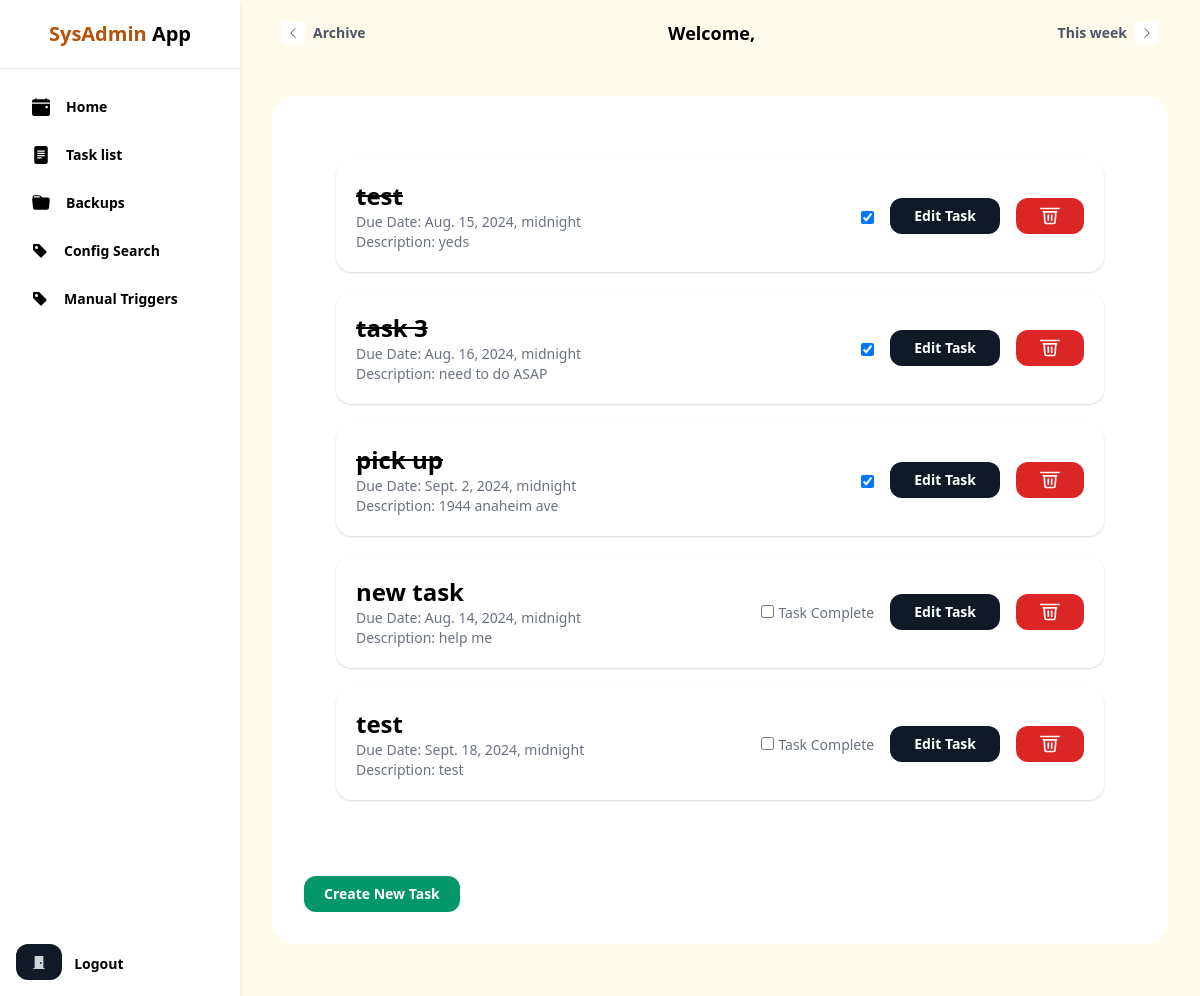
The app's page /dashboard/tasks, older data.
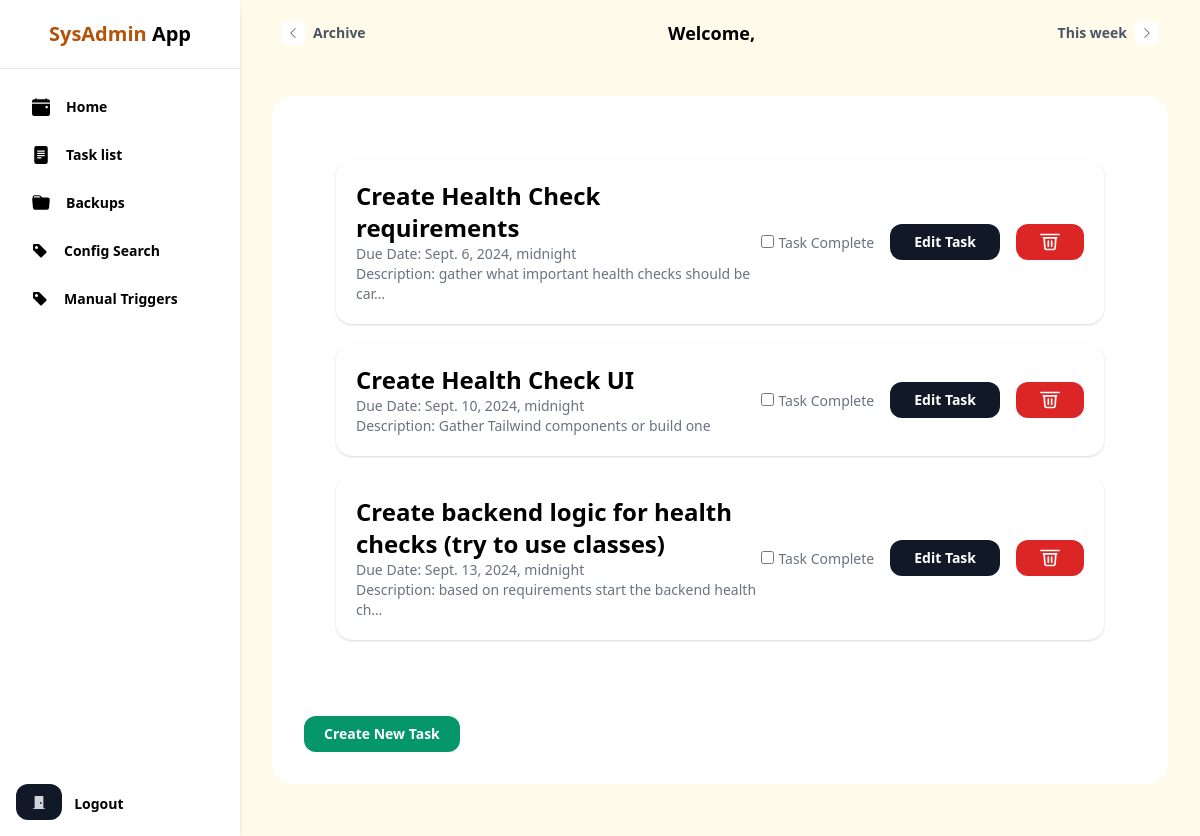
The same page, newer data.
### tasks/models.py (models this page shows, shortened)
class Task(models.Model):
    title = models.CharField(max_length=200)
    description = models.TextField()
    completed = models.BooleanField(default=False)
    due_date = models.DateTimeField(null=True, blank=True)
    created_at = models.DateTimeField(auto_now_add=True)
    updated_at = models.DateTimeField(auto_now=True)
    created_by = models.ForeignKey('auth.User', on_delete=models.CASCADE, default=1)

### tasks/views.py (the view)
# urls.py: path("dashboard/tasks", tasks_view, name="task_list"),
def tasks_view(request):
    tasks = Task.objects.all()
    return render(request, "tasks.html", {"tasks": tasks})

### dashboard/templatetags/custom_filters.py (called while the page is built)
@register.filter
def first_name_from_email(email):
    if email:
        first_part = email.split("@")[0].split(".")[0]
        return first_part.capitalize()
    return ""

### templates/tasks.html (shortened to what this page needs)
{% extends "base.html" %}
{% load static %}
{% block content %}
<div class="bg-white rounded-3xl p-8 mb-5" id="taskListContainer">
  {% for task in tasks %}
  <div
    class="task-container mb-5 p-5 bg-white shadow rounded-2xl flex flex-col md:flex-row items-start md:items-center justify-between"
    data-task-field="container"
    data-task-id="{{ task.id }}"
  >
    <div class="flex-1 mb-4 md:mb-0">
      {% if task.completed %}
      <h1
        class="text-xl md:text-2xl font-bold mb-2 md:mb-0"
        data-task-id="{{ task.id }}"
        data-task-field="title"
        style="text-decoration: line-through"
      >
        {{ task.title }}
      </h1>
      {% else %}
      <h1
        class="text-xl md:text-2xl font-bold mb-2 md:mb-0"
        data-task-id="{{ task.id }}"
        data-task-field="title"
      >
        {{ task.title }}
      </h1>
      {% endif %}
      <div class="text-gray-500 text-sm">
        Due Date: {{ task.due_date }}<br />
        Description: {{ task.description|truncatechars:50 }}
      </div>
    </div>
    <div class="flex items-center gap-4 mt-4 md:mt-0">
       {% if task.completed %}
       <input
          type="checkbox"
          checked="{{ task.completed }}"
          onclick="completeTask({{ task.id }})"
          class="shrink-0 mt-0.5 border-gray-200 rounded text-blue-600 focus:ring-blue-500 disabled:opacity-50 disabled:pointer-events-none dark:bg-neutral-800 dark:border-neutral-700 dark:checked:bg-blue-500 dark:checked:border-blue-500 dark:focus:ring-offset-gray-800"
          id="task-complete-{{ task.id }}"
          data-task-id="{{ task.id }}"
          data-complete="{{ task.completed|yesno:'True,False' }}"
        />
        {% else %}
      <form method="post">
        <input
          type="checkbox"
          onclick="completeTask({{ task.id }})"
          class="shrink-0 mt-0.5 border-gray-200 rounded text-blue-600 focus:ring-blue-500 disabled:opacity-50 disabled:pointer-events-none"
          id="task-complete-{{ task.id }}"
          data-task-id="{{ task.id }}"
          data-complete="{{ task.completed|yesno:'True,False' }}"
        />
        <label for="task-complete-{{ task.id }}" class="text-sm text-gray-500"
          >Task Complete</label
        >
      </form>
      {% endif %}
      <button
        type="button"
        id="editTaskButton"
        class="editTaskButton inline-flex items-center justify-center h-9 px-4 md:px-6 rounded-xl bg-gray-900 text-white text-sm font-semibold transition-all duration-200"
        data-task-id="{{ task.id }}"
      >
        Edit Task
      </button>
      <button
        type="button"
        id="deleteTaskButton"
        class="deleteTaskButton inline-flex items-center justify-center h-9 px-4 md:px-6 rounded-xl bg-red-600 text-white text-sm font-semibold transition-all duration-200"
        data-task-id="{{ task.id }}"
      >
        <svg
          xmlns="http://www.w3.org/2000/svg"
          class="h-5 w-5"
          fill="none"
          viewBox="0 0 24 24"
          stroke="currentColor"
        >
          <path
            stroke-linecap="round"
            stroke-linejoin="round"
            stroke-width="2"
            d="M19 7l-.867 12.142A2 2 0 0116.137 21H7.863a2 2 0 01-1.996-1.858L5 7m5 4v6m4-6v6M1 3h22M4 7h16"
          />
        </svg>
      </button>
    </div>
  </div>
  {% endfor %}
</div>
<div class="mt-6 text-center md:text-left">
  <button
    type="button"
    id="createTaskButton"
    class="inline-flex items-center justify-center h-9 px-5 rounded-xl bg-green-600 text-white hover:bg-green-700 text-sm font-semibold transition"
  >
    Create New Task
  </button>
</div>
{% endblock %}

Row changes from the older to the newer data that the page shows:
removed Task: title "test", due_date "Aug. 15, 2024, midnight", description "yeds"
removed Task: title "task 3", due_date "Aug. 16, 2024, midnight", description "need to do ASAP"
removed Task: title "pick up", due_date "Sept. 2, 2024, midnight", description "1944 anaheim ave"
removed Task: title "new task", due_date "Aug. 14, 2024, midnight", description "help me"
removed Task: title "test", due_date "Sept. 18, 2024, midnight", description "test"
added Task: title "Create Health Check requirements", due_date "Sept. 6, 2024, midnight", description "gather what important health checks should be car…"
added Task: title "Create Health Check UI", due_date "Sept. 10, 2024, midnight", description "Gather Tailwind components or build one"
added Task: title "Create backend logic for health checks (try to use classes)", due_date "Sept. 13, 2024, midnight", description "based on requirements start the backend health ch…"
